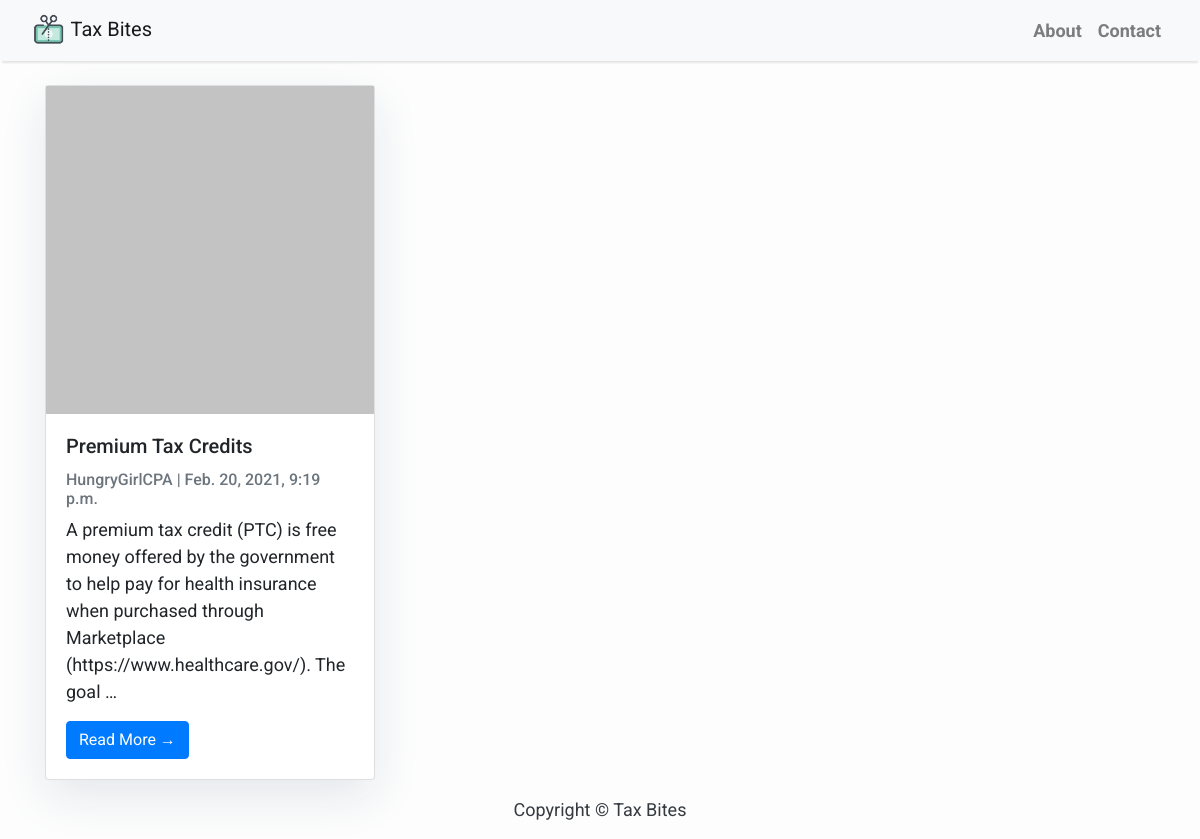
The app's page /, older data.
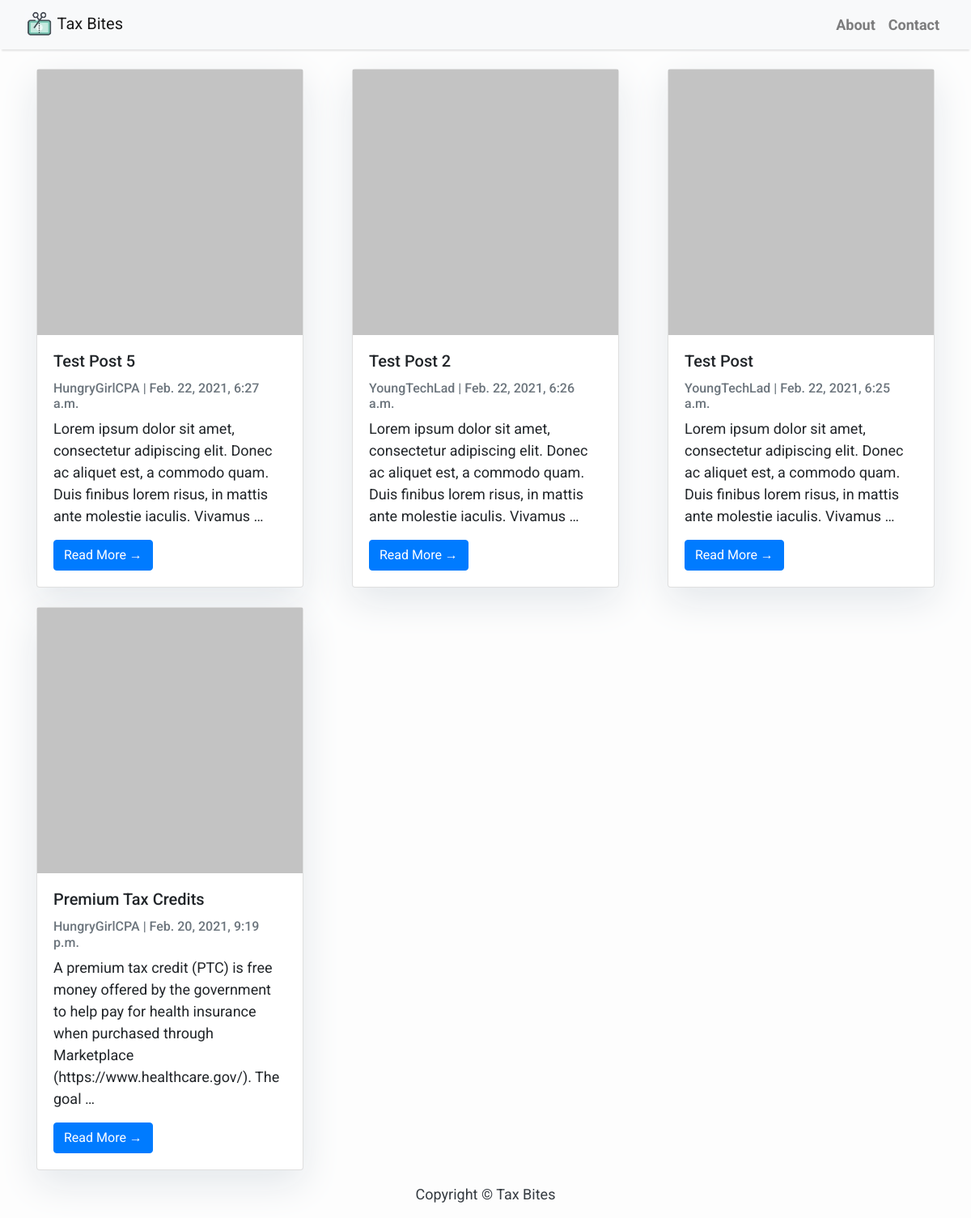
The same page, newer data.
### blog/models.py (models this page shows, shortened)
class Post(models.Model):
	title = models.CharField(max_length=200, unique=True)
	slug = models.SlugField(max_length=200, unique=True)
	author = models.ForeignKey(User, on_delete= models.CASCADE,related_name='blog_posts')
	updated_on = models.DateTimeField(auto_now= True)
	content = models.TextField()
	created_on = models.DateTimeField(auto_now_add=True)
	status = models.IntegerField(choices=STATUS, default=0)
	thumbnail = models.ImageField(upload_to='thumbnails', default='default.jpg')
	class Meta:
		ordering = ['-created_on']

### blog/views.py (the view)
# urls.py: path('', views.PostList.as_view(), name='home'),
class PostList(generic.ListView):
	queryset = Post.objects.filter(status=1).order_by('-created_on')
	template_name = 'index.html'

### blog/templates/index.html (shortened to what this page needs)
{% extends "base.html" %}
{% block content %}
{% load static %}
<div class="container">
    <div class="row row-cols-1 row-cols-md-3">
          <div class="card-deck">
            {% for post in post_list %}
            <div class="col mt-4 col-sm-4" >
            <div class="card h-100" class="card-img-top">
  				<img src="{{ post.thumbnail.url }}" alt="{{ post.title }}">
  				<div class="card-body">
    				<h5 class="card-title">{{ post.title }}</h5>
    				<p class="card-text text-muted h6">{{ post.author }} | {{ post.created_on }} </p>
    				<p class="card-text">
					{% with content=post.content|striptags|safe %}
					{{ content|truncatewords:25 }}</p>
					{% endwith %}
					<a href="{% url 'post_detail' post.slug  %}" class="btn btn-primary">Read More &rarr;</a>
  				</div>
			</div>
            </div>
            {% endfor %}
          </div>
    </div>
</div>
{%endblock%}

Row changes from the older to the newer data that the page shows:
added Post: thumbnail (placeholder picture), title "Test Post 5", author "HungryGirlCPA", created_on "Feb. 22, 2021, 6:27 a.m.", value "Lorem ipsum dolor sit amet, consectetur adipiscing elit. Donec ac aliquet est, a commodo quam. Duis finibus lorem risus, in mattis ante molestie iaculis. Vivamus …"
added Post: thumbnail (placeholder picture), title "Test Post 2", author "YoungTechLad", created_on "Feb. 22, 2021, 6:26 a.m.", value "Lorem ipsum dolor sit amet, consectetur adipiscing elit. Donec ac aliquet est, a commodo quam. Duis finibus lorem risus, in mattis ante molestie iaculis. Vivamus …"
added Post: thumbnail (placeholder picture), title "Test Post", author "YoungTechLad", created_on "Feb. 22, 2021, 6:25 a.m.", value "Lorem ipsum dolor sit amet, consectetur adipiscing elit. Donec ac aliquet est, a commodo quam. Duis finibus lorem risus, in mattis ante molestie iaculis. Vivamus …"
